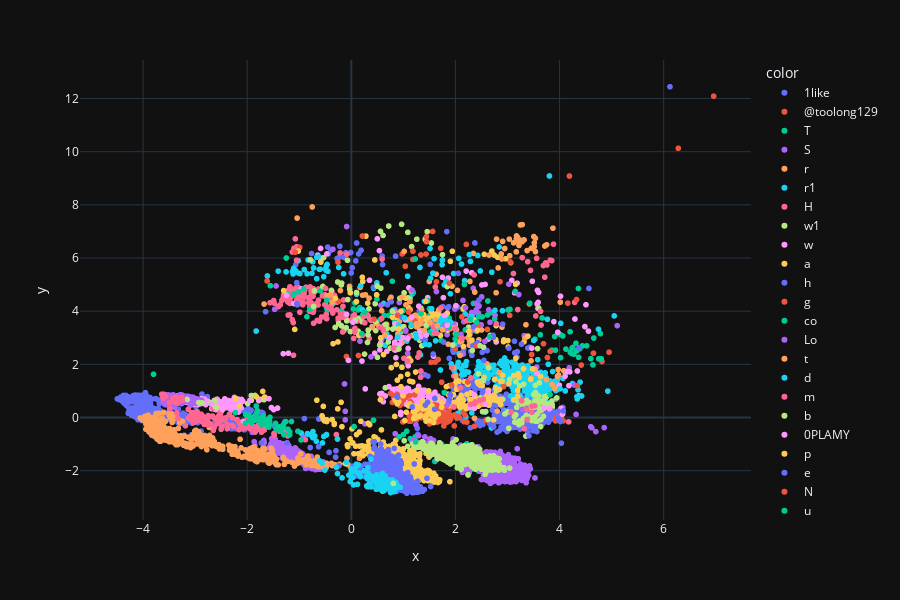

Notebook code for this chart:
### Code cell
def show_all_data():
    print("all data")
    show_plot(list(initial_df[0]), list(initial_df[1]))

show_all_data()
